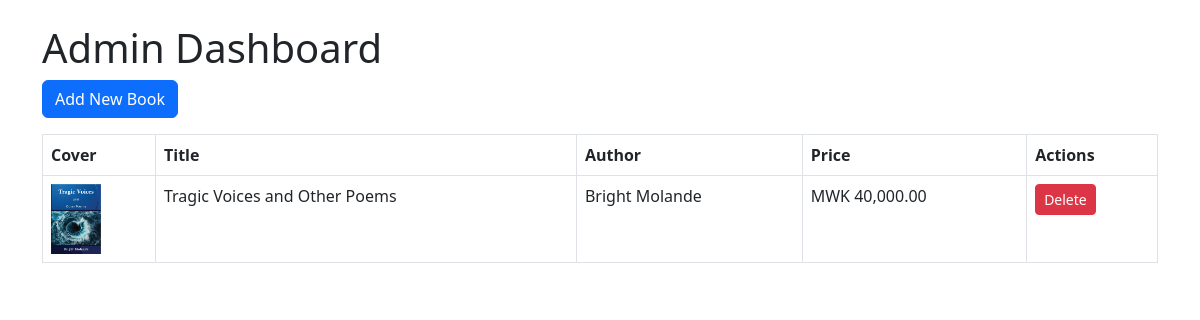
The app's page /admin/index.php with its own data.
### tables this page shows
CREATE TABLE `books` (
  `id` int(11) NOT NULL,
  `title` varchar(255) NOT NULL,
  `author` varchar(255) DEFAULT NULL,
  `description` text DEFAULT NULL,
  `price` decimal(10,2) DEFAULT NULL,
  `cover_image` varchar(255) DEFAULT NULL,
  `created_at` timestamp NOT NULL DEFAULT current_timestamp()
);

### includes/db.php (called while the page is built, shortened)
<?php
$mysqli = new mysqli("mysql.hostinger.com", "u852669780_pathfinder", "1973@Box2", "u852669780_pathfinder");
function getBooks() {
    global $mysqli;
    $books = [];
    $result = $mysqli->query("SELECT * FROM books ORDER BY created_at DESC");
    if ($result && $result->num_rows > 0) {
        while ($row = $result->fetch_assoc()) {
            $books[] = $row;
        }
    }
    return $books;
}
?>

### admin/index.php (the view, shortened to what this page needs)
<?php
include '../includes/db.php';
$books = getBooks();
?>
<!DOCTYPE html>
<html lang="en">
<head>
  <link href="https://cdn.jsdelivr.net/npm/bootstrap@5.3.0/dist/css/bootstrap.min.css" rel="stylesheet">
</head>
<body class="p-4">
  <div class="container">
    <h1>Admin Dashboard</h1>
    <a href="add-book.php" class="btn btn-primary mb-3">Add New Book</a>
    <table class="table table-bordered">
      <thead>
        <tr>
          <th>Cover</th><th>Title</th><th>Author</th><th>Price</th><th>Actions</th>
        </tr>
      </thead>
      <tbody>
        <?php foreach ($books as $book): ?>
        <tr>
          <td><img src="../assets/images/<?= $book['cover_image'] ?>" width="50"></td>
          <td><?= $book['title'] ?></td>
          <td><?= $book['author'] ?></td>
          <td>MWK <?= number_format($book['price'], 2) ?></td>
          <td>
            <a href="delete-book.php?id=<?= $book['id'] ?>" class="btn btn-danger btn-sm">Delete</a>
          </td>
        </tr>
        <?php endforeach; ?>
      </tbody>
    </table>
  </div>
</body>
</html>

### records on screen
books: cover_image (picture), title "Tragic Voices and Other Poems", author "Bright Molande", price "40,000.00"
